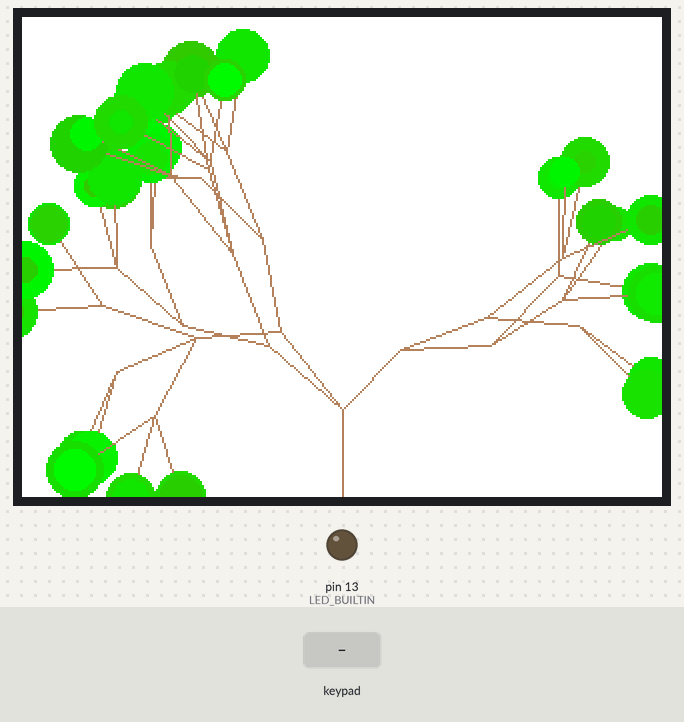
The sketch below on a simulated Arduino Mega 2560, built with avr-gcc and run on an emulated ATmega2560. On the bench: 320×240 colour display, output pins drawn as LEDs (lit = HIGH). Inputs (shaded band) come from the test bench. The local clock reads 2024-03-15 10:24:30 at power-on unless the sketch sets it; random numbers use the default seed unless the sketch sets one; EEPROM starts erased; what the sketch prints to the serial monitor is not drawn.

Above: at 3.3 s.
3.4 s: keypad keys 4 0 4 1 4 2 4 3 * pressed 0.4 s apart
At 8.1 s:
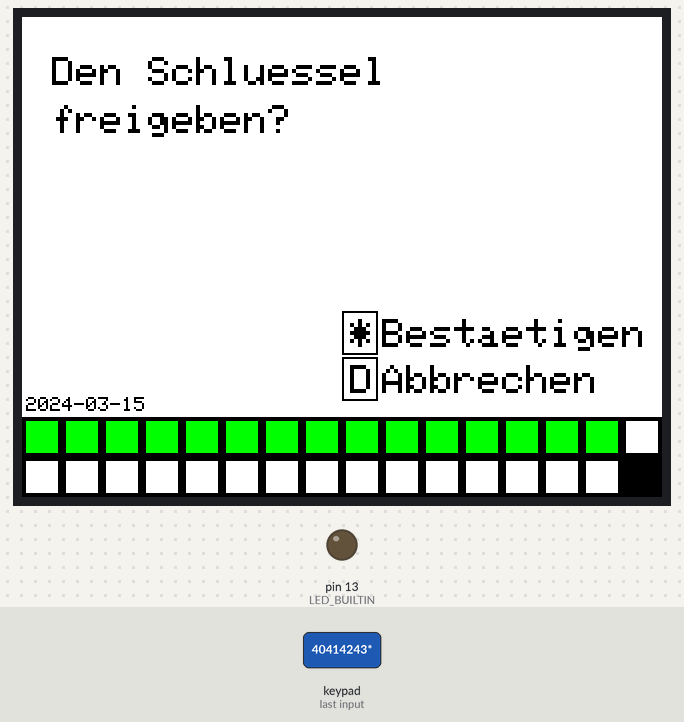
8.5 s: key '*' pressed
At 9.3 s:
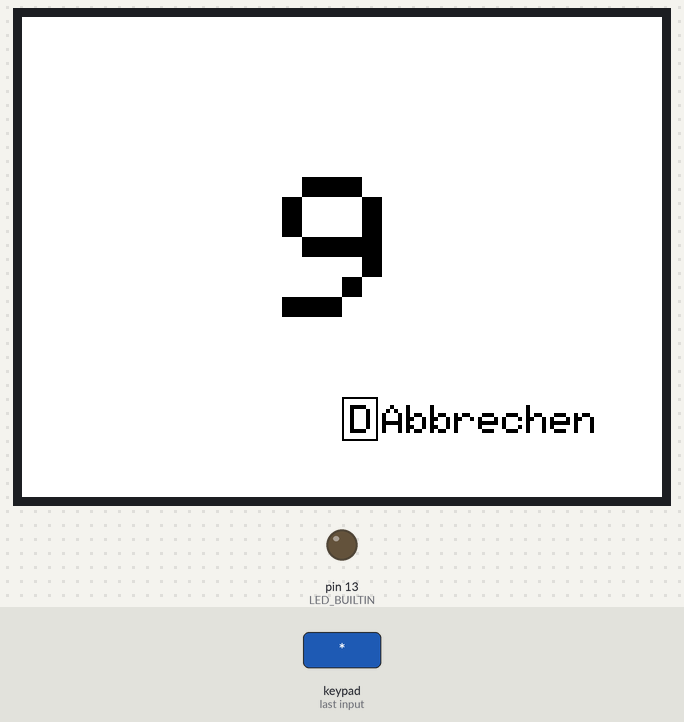
11.5 s: key 'D' pressed
At 14.3 s:
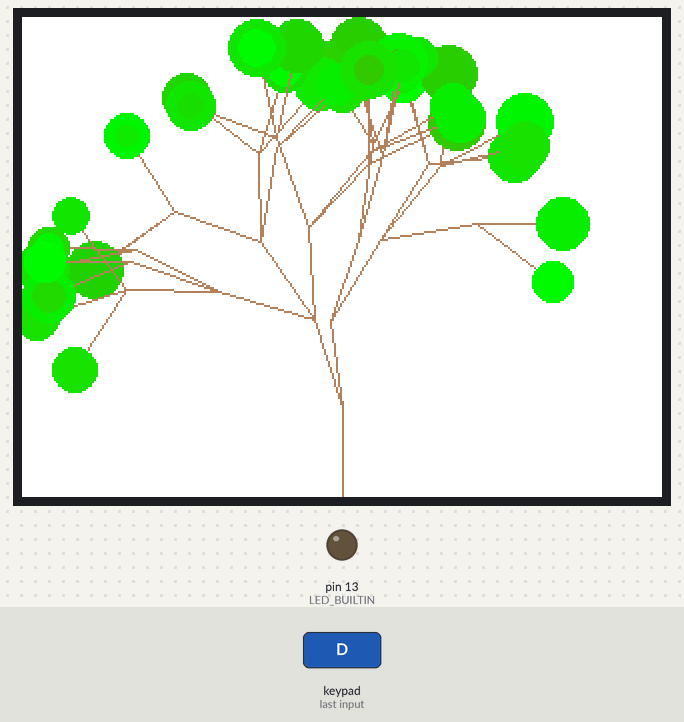
14.5 s: keypad keys 4 0 4 1 4 2 4 3 D pressed 0.4 s apart
At 18.8 s:
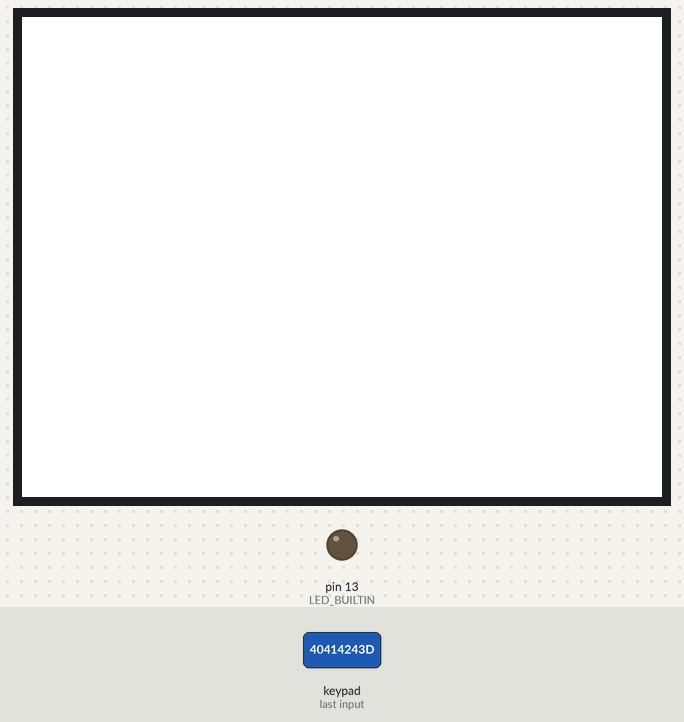
20.9 s: key '1' pressed
At 21.7 s:
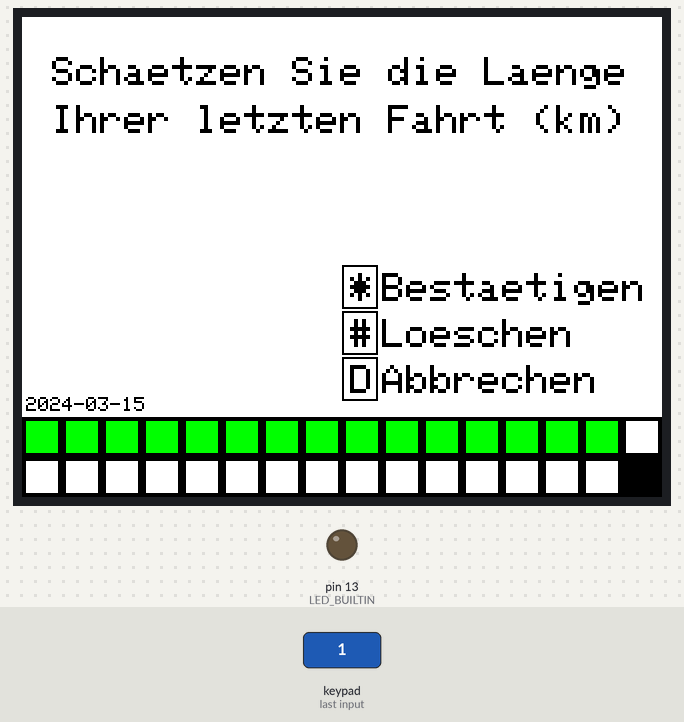
Timing chart, 0 to 23.5 s (numbered marks = the images above; inputs shaded):
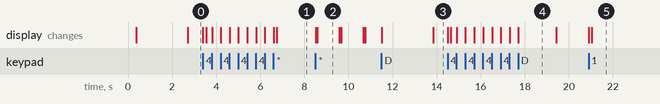

Measured:
- after the input at 3.4 s, the display: first changes at once (image 1 shows a later state)
- after the input at 8.5 s, the display: first changes at once (image 2 shows a later state)
- after the input at 14.5 s, the display: changes at once (image 4)
- after the input at 20.9 s, the display: first changes at once (image 5 shows a later state)
- what the display in image 2 shows lasts 1.0 s, from 8.6 s to 9.6 s
- what the display in image 4 shows lasts 1.7 s, from 17.7 s to 19.4 s

The sketch:

firmware.ino
```cpp
#include <Adafruit_TFTLCD.h> // Hardware-specific library
#include "screen.h"
#include "persistence.h"
#include <TimeLib.h>
#include <DS1307RTC.h>
#include "input.h"

void setup(void) {
  Serial.begin(9600);
  setSyncProvider(RTC.get);
  if(timeStatus()!= timeSet)
   Serial.println("Unable to sync with the RTC");
  else
   Serial.println("RTC has set the system time");

  pinMode(LED_BUILTIN, OUTPUT);
  init_screen();
  init_persistence();
  init_input();
}

void loop(void) {
  //Serial.println(get_touch().z);
  draw_tree(5);
  if (get_key_blocking(60000) != NULL) {
    if (scene_last_ride()) {
      if (scene_release_key()) {
        scene_open_countdown();
      }
    }
  }
}

void draw_common() {
  draw_date();
  draw_dots(get_days(), 200);

}

void scene_open_countdown() {
  for (int i = 9; i >= 0; i--) {
    clear();
    draw_center_char(i + 48);
    draw_button((button){'D', "Abbrechen"}, (pos){160, 190});
    unsigned long start = millis();
    while (millis() < start + 1000) {
      if (get_key_blocking(start + 1000 - millis()) == 'D') return;
    }
  }
  digitalWrite(LED_BUILTIN, HIGH);
  delay(1000);
  digitalWrite(LED_BUILTIN, LOW);
  inc_day(day());
}

int scene_last_ride() {
  char input[50] = {0};
  clear();

  draw_common();

  draw_button((button){'*', "Bestaetigen"}, (pos){160, 124});
  draw_button((button){'#', "Loeschen"}, (pos){160, 147});
  draw_button((button){'D', "Abbrechen"}, (pos){160, 170});
  int question_yend = draw_text("Schaetzen Sie die Laenge Ihrer letzten Fahrt (km)");
  int input_offset = question_yend + 24;
  while(true) {
    draw_input(input, input_offset);
    char next_key = get_key_blocking(0);

    if (is_number(next_key)) input[strlen(input)] = next_key;
    else if (next_key == '#') {
      input[strlen(input) - 1] = 0;
    } else if (next_key == '*') break;
    else if (next_key == 'D') return 0;
    else next_key = NULL;
  }
  return 1;
}

int scene_release_key() {
  clear();
  draw_common();

  draw_text("Den Schluessel freigeben?");
  draw_button((button){'*', "Bestaetigen"}, (pos){160, 147});
  draw_button((button){'D', "Abbrechen"}, (pos){160, 170});

  while (true) {
    char next = get_key_blocking(0);
    if (next == '*') return 1;
    if (next == 'D') return 0;
  }
}
```

input.h
```cpp
#ifndef input_h
#define input_h

#include <Adafruit_Keypad.h>

const byte ROWS = 4; // rows
const byte COLS = 4; // columns

//define the symbols on the buttons of the keypads
char keys[ROWS][COLS] = {
  {'1','2','3','A'},
  {'4','5','6','B'},
  {'7','8','9','C'},
  {'*','0','#','D'}
};
byte rowPins[ROWS] = {40, 41, 42, 43}; //connect to the row pinouts of the keypad
byte colPins[COLS] = {44, 45, 46, 47}; //connect to the column pinouts of the keypad

void init_input();
char get_key();
char get_key_blocking(unsigned long timeout);

int is_number(char input) {
  return (input >= 48 && input <= 57);
}

int as_number(char input) {
  return input - 48;
}

#endif
```

input.ino
```cpp
Adafruit_Keypad customKeypad = Adafruit_Keypad( makeKeymap(keys), rowPins, colPins, ROWS, COLS);

void init_input() {
  customKeypad.begin();
}

char get_key() {
      // put your main code here, to run repeatedly:
  customKeypad.tick();

  while(customKeypad.available()){
    keypadEvent e = customKeypad.read();
    if(e.bit.EVENT == KEY_JUST_PRESSED) return (char)e.bit.KEY;
  }

  return NULL;
}

char get_key_blocking(unsigned long timeout) {
  char key = NULL;
  unsigned long start = millis();
  while (key == NULL) {
    if (timeout != 0 && start + timeout <= millis()) return NULL;
    delay(10);
    key = get_key();
  }
  return key;
}
```

persistence.h
```cpp
#ifndef persistence_h
#define persistence_h

#include <EEPROM.h>
#include <TimeLib.h>

#define MEMORY_START 0

void clear_days();
int inc_day(int day);
int* get_days();
int get_day(int day);
void set_day(int day, int num);
float intensity();

#endif
```

persistence.ino
```cpp
struct {
    int month;
    int year;
    int days[32];
} data;

void init_persistence() {
  EEPROM.get(MEMORY_START, data);
  if (data.month != month() || data.year != year()) clear_days();
  Serial.println("Persistence initialized");
}

void clear_days() {
  data.year = year();
  data.month = month();
  memset(data.days, -1, 32);
  memset(data.days, 0, sizeof(int) * num_days(month()));

  EEPROM.put(MEMORY_START, data);
  Serial.println("Days cleared");
}

int inc_day(int day) {
  data.days[day - 1] += 1;
  EEPROM.put(MEMORY_START, data);
  return data.days[day -1];
}

int* get_days() {
  return data.days;
}

int get_day(int day) {
  return data.days[day -1];
}

void set_day(int day, int num) {
  data.days[day - 1] = num;
}

int num_days(int month) {
  if (month < 8) {
    if (month == 2) return 28;
    if (month % 2 == 0) return 30;
    return 31;
  } else {
    if (month % 2 == 0) return 31;
    return 30;
  }
}

float intensity() {
  int acc = 0;
  for (int i = 1; i <= day(); i++) {
    int val = get_day(i);
    if (val >= 2) acc += 2;
    else acc + val;
  }

  return 1 - (acc / (day() * 2.0));
}
```

screen.h
```cpp
#ifndef screen_h
#define screen_h

#define LCD_CS A3 // Chip Select goes to Analog 3
#define LCD_CD A2 // Command/Data goes to Analog 2
#define LCD_WR A1 // LCD Write goes to Analog 1
#define LCD_RD A0 // LCD Read goes to Analog 0

#define LCD_RESET A4 // Can alternately just connect to Arduino's reset pin

#define  BLACK   0x0000
#define BLUE    0x001F
#define RED     0xF800
#define GREEN   0x07E0
#define CYAN    0x07FF
#define MAGENTA 0xF81F
#define YELLOW  0xFFE0
#define WHITE   0xFFFF
#define GREY    0x56b5
#define BROWN   0xB40B

typedef struct {
  char content;
  char* label;
} button;

typedef struct {
  int x;
  int y;
} pos;

void init_screen();
void draw_dots(const int days[], int offest);
void draw_button(button b, pos offest);
int draw_text(const char* text);
void draw_date();

#endif
```

screen.ino
```cpp
#include <Adafruit_TFTLCD.h> // Hardware-specific library
#include "persistence.h"

#define BUFF_SIZE 1024

Adafruit_TFTLCD tft(LCD_CS, LCD_CD, LCD_WR, LCD_RD, LCD_RESET);

void init_screen() {
  tft.reset();
  uint16_t identifier = tft.readID();
  tft.begin(identifier);
  tft.setRotation(3);
  randomSeed(analogRead(8));

  Serial.println("Screen initialized");
}

int* map_colors(int dest[], const int src[]) {
  for (int i = 0; i < 32; i++) {
    if (src[i] < 0) {
      dest[i] = BLACK;
    } else if (src[i] == 0) {
      dest[i] = GREEN;
    } else if (src[i] == 1) {
      dest[i] = YELLOW;
    } else if (src[i] >= 2) {
      dest[i] = RED;
    }
  }
  return dest;
}

int* cover_future_days(int dest[], const int src[]) {
  for (int i = 0; i < 32; i++) {
    if (src[i] == BLACK) {
      dest[i] = BLACK;
    } else if (i < day()) {
      dest[i] = src[i];
    } else {
      dest[i] = WHITE;
    }
  }
  return dest;
}

void draw_date() {
  char date_str[11];

  sprintf(date_str, "%04d-%02d-%02d", year(), month(), day());

  tft.setCursor(2,190);
  tft.setTextSize(1);
  tft.setTextColor(BLACK);
  tft.print(date_str);
}

void draw_input(const char* input, int offset) {
  tft.fillRect(20 + strlen(input) * 12, offset, 320 - 20 - strlen(input) * 12, 16, WHITE);
  tft.setCursor(20, offset);
  tft.setTextSize(2);
  tft.setTextColor(BLACK);
  tft.print(input);
}

void draw_dots(const int days[], int offset) {
  int colors[32];
  cover_future_days(colors, map_colors(colors, days));

  tft.fillRect(0, offset, 320, 40, BLACK);

  for (int i = 0; i < 2; i++) {
    int offset_y = i * 20;
    for (int j = 0; j < 16; j++) {
      int offset_x = j * 20;
      tft.fillRect(offset_x + 2, offset_y + 2 + offset, 16, 16, colors[(i * 16) + j]);
    }
  }
}

void draw_button(button b, pos offset) {
  tft.drawRect(offset.x, offset.y, 10 + 8, 14 + 8, BLACK);
  tft.setCursor(offset.x + 4,offset.y + 4);
  tft.setTextColor(BLACK);
  tft.setTextSize(2);
  tft.print(b.content);
  tft.setTextColor(BLACK);
  tft.setCursor(offset.x + 20,offset.y + 4);
  tft.print(b.label);
}

int draw_center_char(char num) {
  tft.setCursor(130,80);
  tft.setTextColor(BLACK);
  tft.setTextSize(10);

  tft.print(num);
}

int draw_text(const char* text) {
  int max_len = 24;
  tft.setTextSize(2);

  char buf[BUFF_SIZE];
  strcpy(buf, text); // copying text to prevent text from beeing overwritten
  char *ptr = strtok(buf, " "); // split string

  int line_num = 0;
  char line[BUFF_SIZE] = {0};
  strcpy(line, ptr); // set first word
  ptr = strtok(NULL, " "); // and advance pointer to next

  while (ptr != NULL) {
    if (strlen(line) + strlen(ptr) + 1 > max_len) {
      tft.setCursor(15, 20 + line_num * 24);
      tft.print(line);
      memset(line, 0, BUFF_SIZE);
      line_num++;
    } else {
      if (line[0] != 0) strcat(line, " ");
      strcat(line, ptr);
      ptr = strtok(NULL, " ");
    }
  }
  tft.setCursor(15, 20 + line_num * 24);
  tft.print(line);
  return 20 + (line_num + 1) * 24;
}

int draw_tree(int depth) {
  clear();
  draw_branch(depth, (pos){160, 240}, 0.0, 40);
}

int select_random(int a, int b) {
  if (random(0,2)) return a;
  else return b;
}

int draw_branch(int depth, pos start, float rad, float len) {
  float percent = intensity() * (random(80, 100) / 100.);

  if (depth == 0) {
    int color;
    color += ((int)(percent * 63) << 5);
    color += ((int)((1.0 -percent) * 31) << 11);

    tft.fillCircle(start.x, start.y, random(5, 15), color);
    return 0;
  };
  float r_len = len * percent + 10;
  int new_x = start.x + (r_len * sin(rad));
  int new_y = start.y - (r_len * cos(rad));
  tft.drawLine(start.x, start.y, new_x, new_y, BROWN);

  int num_next_branches = random(2, 4);
  for (int i = 0; i < num_next_branches; i++){
    draw_branch(depth - 1, (pos){new_x, new_y}, rad + random(-100, 100) / 100.0, len);
  }
  return 0;
}

void clear() {
    tft.fillScreen(WHITE);
}
```
